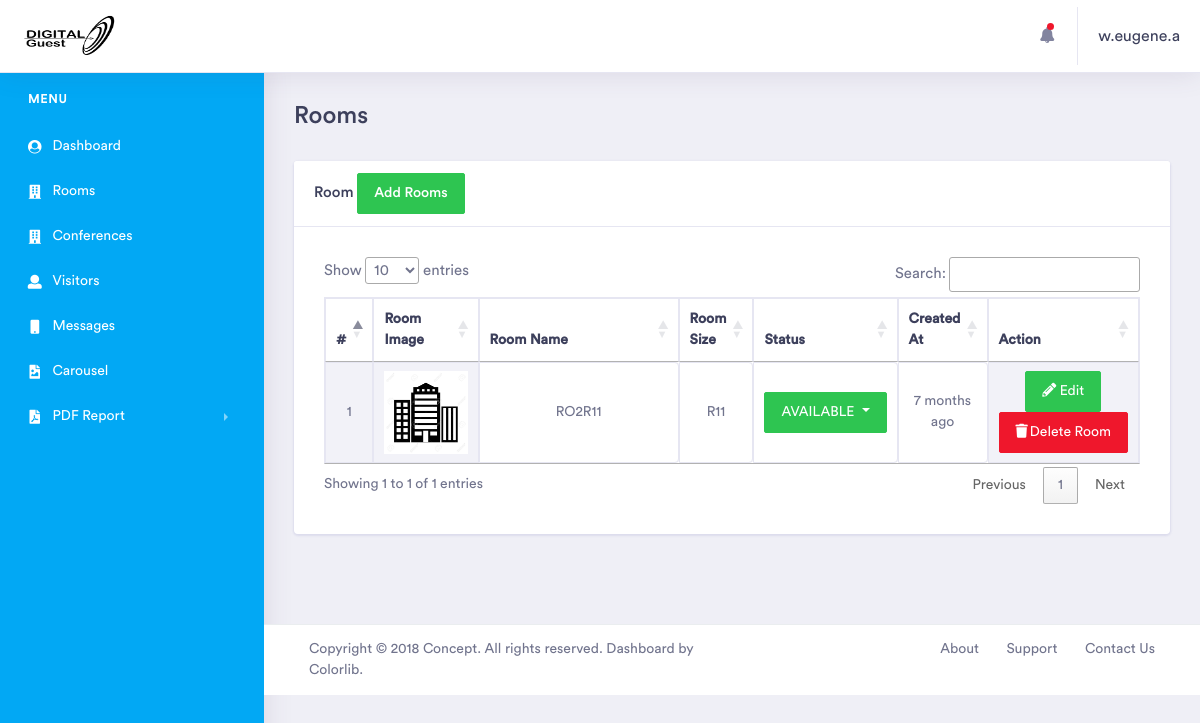
The page /visitorsadmin/room (signed in) on the database as committed earlier.
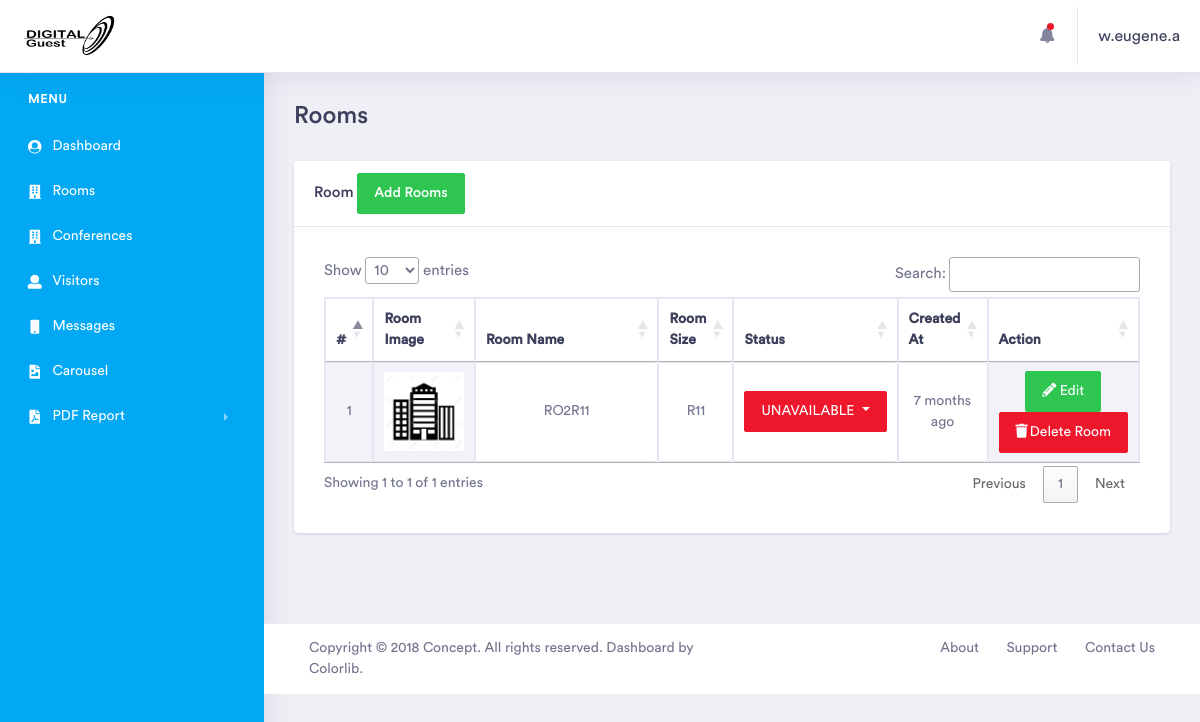
The same page on the database as committed later.
### visitorsfront/models.py (models this page shows, shortened)
class Room(models.Model):
    room_name = models.CharField(max_length=200, null=False, blank=False)
    room_number = models.CharField(max_length=200, null=False, blank=False)
    room_image = models.ImageField(max_length=200, null=False, blank=False, upload_to='rooms')
    created_at = models.DateTimeField(auto_now_add=True)
    updated_at = models.DateTimeField(auto_now=True)
    ROOM_STATUS=(
        ('AVAILABLE', 'Available'),
        ('UNAVAILABLE','Unavailable'),
    )
    status = models.CharField(choices=ROOM_STATUS, max_length=200, null=False, blank=False, default='AVAILABLE')

### visitorsadmin/views.py (the view)
# urls.py: path('room', views.room, name='room'),
def room(request):
    rooms =Room.objects.all()
    context = {
        'rooms': rooms,
    }
    return render(request, 'tulia/orders/new_orders.html', context)

### visitorsadmin/templatetags/call_method.py (called while the page is built)
@register.filter(name='messagesss')
def allmessages(request):
    messages = Message.objects.order_by('-created_at')
    if messages:
        return messages
    return None

@register.filter(name='if_admin')
def if_admin(request):
    user=request.user.id
    admin = User.objects.filter(id=user, is_superuser=True).first()
    if admin:
        return True
    return False

### visitorsadmin/templates/tulia/orders/new_orders.html (shortened to what the changed rows need)
{% extends 'tulia/dashboard/dashboard.html' %}
{% load humanize %}
{% load static %}
{% load call_method %}
{% block content %}
    <div class="dashboard-wrapper">
            <div class="container-fluid  dashboard-content">
                <div class="row">
                    <div class="col-xl-12 col-lg-12 col-md-12 col-sm-12 col-12">
                        <div class="page-header">
                            <h2 class="pageheader-title">Rooms</h2>
                        </div>
                    </div>
                </div>
                <div class="row">
                    <div class="col-xl-12 col-lg-12 col-md-12 col-sm-12 col-12">
                        <div class="card">
                            <div class="card-body">
                                <div class="table-responsive">
                                 {% if rooms|length > 0 %}
                                    <div class="main-chart" id="line-chart" style="padding: 10px">
                                       <table id="myTable" class="example table table-striped table-bordered" style="">
                                            <thead>
                                                <tr class="text-capitalize">
                                                    <th>#</th>
                                                    <th>Room Image</th>
                                                    <th>Room Name</th>
                                                    <th>Room Size</th>
                                                    <th>Status</th>
                                                    <th>Created At</th>
                                                    <th>Action</th>
                                                </tr>
                                            </thead>
                                            <tbody>
                                                {% for room in rooms %}
                                                    <tr class="text-center ">
                                                        <td>{{ forloop.counter }}</td>
                                                         <td class="tb-data tb-data" style="width: 110px; position: relative">
                                                            <div class="product-image ">
                                                               <img style="width: 100%;" src="{{ room.room_image.url }}" alt="{{ room.room_name }}">
                                                            </div>
                                                        </td>
                                                        <td class="product-details" style="width: 299px; text-transform: uppercase;">{{ room.room_name }}</td>
                                                        <td class="product-details" style="">{{ room.room_number }}</td>
                                                        <td class="product-details" style="">
                                                            {% if not request|if_admin %}
                                                                {{ room.status }}
                                                            {% else %}
                                                                <div class="btn-group dropdown">
                                                                  <button type="button" class="btn
                                                                  {% if room.status == 'AVAILABLE' %}
                                                                         btn-success
                                                                  {% elif room.status == 'UNAVAILABLE' %}
                                                                         btn-danger
                                                                   {% endif %}
                                                                   dropdown-toggle" data-toggle="dropdown" aria-haspopup="true" aria-expanded="false">
                                                                    {{room.status}}
                                                                  </button>
                                                                </div>
                                                            {% endif %}
                                                        </td>
                                                        <td class="product-details" style="">{{ room.created_at|naturaltime}}</td>
                                                        <td>
                                                            {% if request|if_admin %}
                                                                <a href="" class="btn btn-success" data-toggle="modal" data-target="#productedit{{ room.id }}"><i class="fas fa-pencil-alt"></i> Edit</a>
                                                                <a href="{% url 'VisitorsAdmin:deleteroom' room.id %}"  class="btn btn-danger"><i class="fas fa-trash " style="padding-right: 2px"></i>Delete Room</a>
                                                            {% endif %}
                                                        </td>
                                                    </tr>
                                                {% endfor %}
                                            </tbody>
                                       </table>
                                    </div>
                                {% endif %}
                                </div>
                            </div>
                        </div>
                    </div>
                </div>
            </div>
        </div>
{% endblock content %}

Rows that differ between the two databases and show on the page:
changed Room "RO2R11": status "AVAILABLE" → "UNAVAILABLE"
